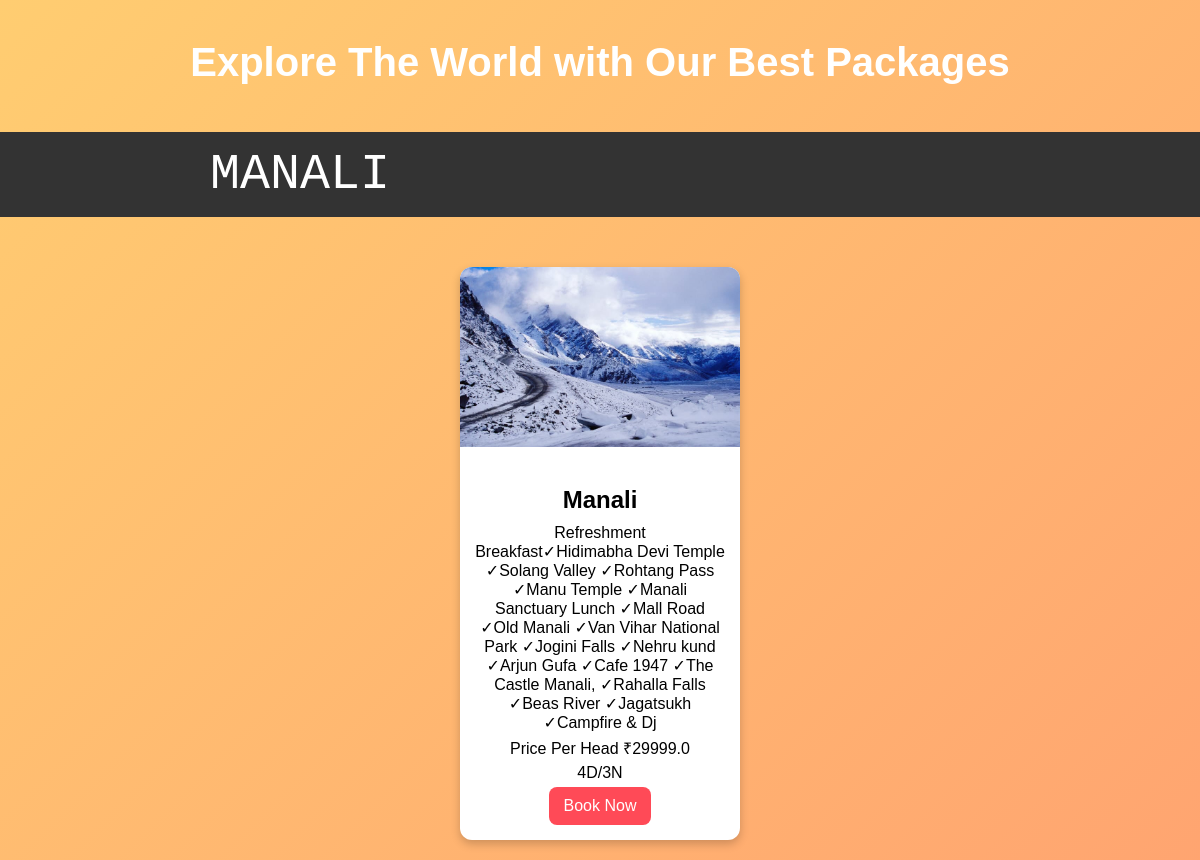
Screenshot of /manali with the database file from the repository.
### myapp/models.py (models this page shows)
class package(models.Model):
    package_name = models.CharField(max_length=50)
    package_price = models.FloatField()
    package_description = models.TextField()
    place_name = models.CharField(max_length=50)
    package_image = models.ImageField(upload_to='uploads/')

### myapp/views.py (the view)
# urls.py: path('manali',views.manali,name='manali'),
def manali(request):
    place = package.objects.filter(place_name='manali')
    return render(request,'manali.html',{'place':place})

### myapp/templates/manali.html (shortened to what this page needs)
{% load static %}
<!DOCTYPE html>
<html lang="en">
<head>
    <link rel="stylesheet" href="{% static 'packages.css' %}">
</head>
<body>
    <header>
        <h1>Explore The World with Our Best Packages</h1>
    </header>
    <nav>
        <ul>
            <li style="margin-left: 190px; font-size: 50px; font-family: 'Courier New', Courier, monospace;"><a href="#">MANALI</a></li>
        </ul>
    </nav>
    <section class="packages">
        {% for i in place %}
        <div class="package-card">
            <img src="{{ i.package_image.url }}" alt="Switzerland Tour">
            <div class="package-info">
                <h2>{{ i.package_name }}</h2>
                <p>{{ i.package_description }}</p>
                <p>Price Per Head  ₹{{ i.package_price }}</p>
                <p>4D/3N</p>
                <a href="/bookings/{{ i.id }}/"><button class="book-btn">Book Now</button></a>
            </div>
        </div>
        {% endfor %}
    </section>
</body>
</html>

### myapp/static/packages.css (style rules this page uses)
body { font-family: Arial, sans-serif; margin: 0; padding: 0; text-align: center; background: linear-gradient(-45deg, #ff7eb3, #ff758c, #ff9770, #ffcd71); background-size: 400% 400%; animation: gradientBG 10s ease infinite; color: white; }
header h1 { font-size: 2.5rem; padding: 20px; margin-top: 20px; }
.packages { display: flex; justify-content: center; flex-wrap: wrap; margin-top: 30px; }
.package-card { background: white; color: black; width: 280px; margin: 20px; border-radius: 12px; overflow: hidden; box-shadow: 0 4px 10px rgba(0, 0, 0, 0.2); transition: transform 0.3s ease-in-out; cursor: pointer; }
.package-card img { width: 100%; height: 180px; object-fit: cover; }
.package-info { padding: 15px; }
.package-info h2 { font-size: 1.5rem; margin-bottom: 10px; }
.package-info p { font-size: 1rem; margin: 5px 0; }
.book-btn { background: #ff4a57; color: white; border: none; padding: 10px 15px; border-radius: 8px; font-size: 1rem; cursor: pointer; transition: background 0.3s ease-in-out; }
nav { background-color: #333; overflow: hidden; }
nav ul { list-style-type: none; margin: 0; padding: 0; }
nav ul li { float: left; }
nav ul li a { display: block; color: white; text-align: center; padding: 14px 20px; text-decoration: none; }

### rows the page displays
package: package_image (picture), package_name "Manali", package_description "Refreshment Breakfast✓Hidimabha Devi Temple ✓Solang Valley ✓Rohtang Pass ✓Manu Temple ✓Manali Sanctuary Lunch ✓Mall Road ✓Old Manali ✓Van Vihar National Park ✓Jogini Falls ✓Nehru kund ✓Arjun Gufa ✓Cafe 1947 ✓The Castle Manali, ✓Rahalla Falls ✓Beas River ✓Jagatsukh ✓Campfire & Dj", package_price "29999.0"
